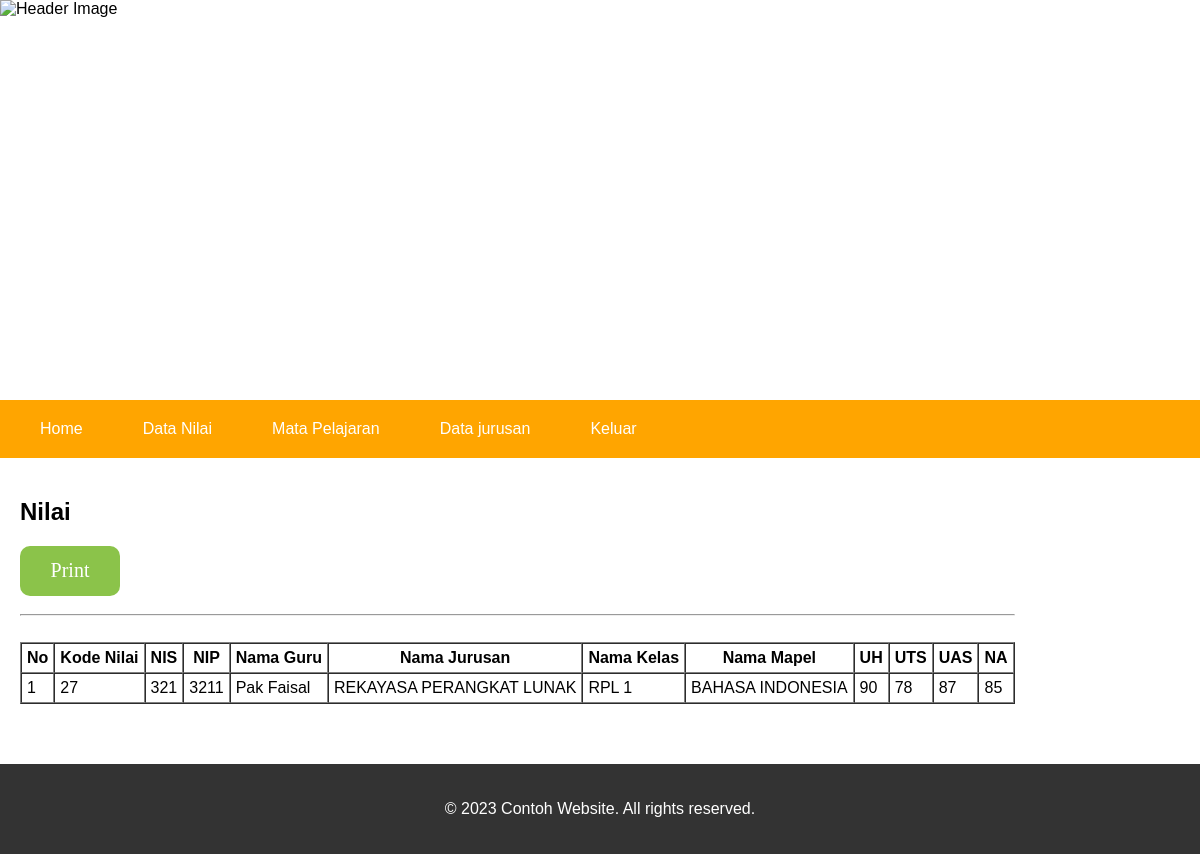
Page /siswa/halsiswa.php?id=321 (signed in) on the committed database.
### tables this page shows
CREATE TABLE `nilai` (
  `nisn` int(17) DEFAULT NULL,
  `idnilai` int(17) NOT NULL,
  `kelas` varchar(30) NOT NULL,
  `namajurusan` varchar(100) NOT NULL,
  `nip` int(17) NOT NULL,
  `namamapel` varchar(30) DEFAULT NULL,
  `uh` int(10) DEFAULT NULL,
  `uas` int(10) DEFAULT NULL,
  `uts` int(10) DEFAULT NULL,
  `na` int(10) DEFAULT NULL
);

CREATE TABLE `guru` (
  `idguru` int(17) NOT NULL,
  `nip` int(17) NOT NULL,
  `namaguru` varchar(30) DEFAULT NULL,
  `jk` enum('laki-laki','perempuan') DEFAULT NULL,
  `alamat` varchar(50) DEFAULT NULL,
  `password` varchar(30) DEFAULT NULL,
  `namamapel` enum('BAHASA INDONESIA','MATEMATIKA','PENDIDIKAN KEWARGANEGARAAN','PENDIDIKAN AGAMA ISLAM') NOT NULL,
  `kelas` enum('RPL 1','RPL 2','LOGAM 1','LOGAM 2') NOT NULL,
  `namajurusan` enum('REKAYASA PERANGKAT LUNAK','KIMIA','INSTRUMEN LOGAM','ELEKTRO') NOT NULL
);

### siswa/halsiswa.php (the view, shortened to what this page needs)
<?php
include '../koneksi.php';
?>
<!DOCTYPE html>
<html lang="en">
<head>
</head>
<body>
	<header>
		<div class="header-image">
			<img src="../smkbisa1.jpeg" alt="Header Image" />
		</div>
		<nav>
			<ul>
				<li><a href="home.php">Home</a></li>
				<li><a href="halsiswa.php?id=<?php echo $_SESSION['nisn']; ?>">Data Nilai</a></li>
				<li><a href="mapel.php">Mata Pelajaran</a></li>
				<li><a href="jurusan.php">Data jurusan</a></li>
				<li><a href="logout.php">Keluar</a></li>
			</ul>
		</nav>
	</header>
	<main>
		<section class="content">
			<div class="col-1">
				<h2>Nilai</h2>
				<button onclick="location.href='print.php?id=<?php echo $_SESSION['nisn']; ?>'">Print</button>
				<hr>
				<br>
				<table border='1' cellspacing="0" cellpadding='5'>
					<tr>
						<th>No</th>
						<th>Kode Nilai</th>
						<th>NIS</th>
						<th>NIP</th>
						<th>Nama Guru</th>
						<th>Nama Jurusan</th>
						<th>Nama Kelas</th>
						<th>Nama Mapel</th>
						<th>UH</th>
						<th>UTS</th>
						<th>UAS</th>
						<th>NA</th>
					</tr>
					<?php
					$no = 1;
					$sql = "SELECT * FROM nilai,guru WHERE guru.nip=nilai.nip AND nisn='$_GET[id]' ORDER BY idnilai ASC";
					$query = mysqli_query($conn, $sql);
					while ($data = mysqli_fetch_array($query)) {
						echo "
				<tr>
					<td>$no</td>
					<td>$data[idnilai]</td>
					<td>$data[nisn]</td>
                    <td>$data[nip]</td>
					<td>$data[namaguru]</td>
					<td>$data[namajurusan]</td>
					<td>$data[kelas]</td>
					<td>$data[namamapel]</td>
					<td>$data[uh]</td>
					<td>$data[uts]</td>
					<td>$data[uas]</td>
					<td>$data[na]</td>
				</tr>
				";
						$no++;
					}
					?>
				</table>
		</section>
	</main>
	<footer>
		<p>&copy; 2023 Contoh Website. All rights reserved.</p>
	</footer>
</body>
</html>

### siswa/halsiswa.php (style rules this page uses)
body { margin: 0; padding: 0; font-family: Arial, sans-serif; }
header { position: relative; }
.header-image { position: relative; overflow: hidden; aspect-ratio: 3/1; object-fit: cover; }
.header-image img { position: absolute; top: 0; left: 0; width: 100%; height: 100%; max-width: 100%; }
nav { background-color: orange; color: #fff; padding: 20px; }
nav ul { margin: 0; padding: 0; list-style: none; display: flex; flex-wrap: wrap; }
nav ul li { margin-right: 20px; }
nav ul li a { color: #fff; text-decoration: none; margin: 0; padding: 20px; }
main { margin: 20px; display: flex; flex-direction: column; }
.content { display: flex; flex-wrap: wrap; margin-bottom: 40px; }
.col-1 button { margin-bottom: 10px; width: 100px; height: 50px; background-color: #8BC34A; border: none; border-radius: 10px; color: white; font-size: 20px; font-weight: 500; font-style: bold; font-family: 'Times New Roman', Times, serif; }
footer { background-color: #333; color: #fff; padding: 20px; text-align: center; }

### rows in the picture
nilai: idnilai "27", nisn "321", guru.nip "3211", guru.namaguru "Pak Faisal", guru.namajurusan "REKAYASA PERANGKAT LUNAK", guru.kelas "RPL 1", guru.namamapel "BAHASA INDONESIA", uh "90", uts "78", uas "87", na "85"
